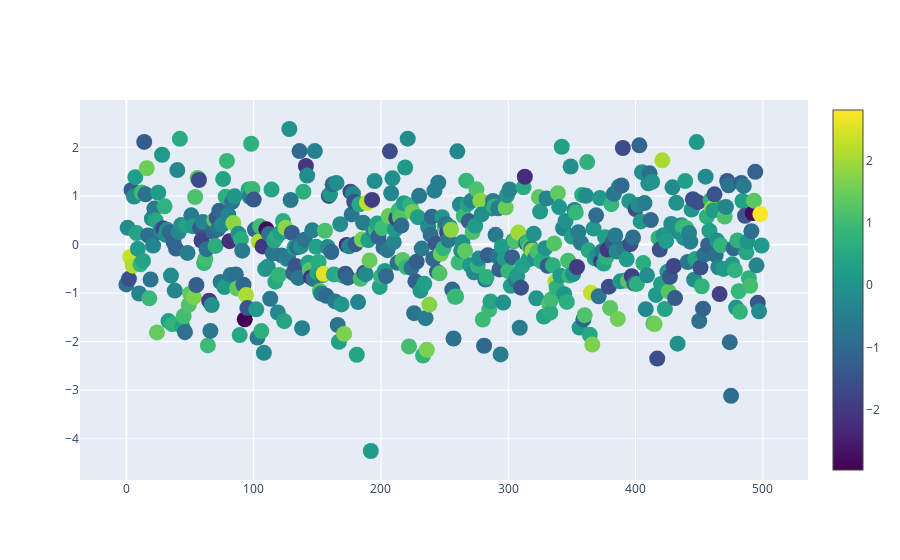

The code cell stored with this chart in its notebook:
### Markdown cell above
### Poner escala de colores

### Code cell
import plotly.graph_objects as go
import numpy as np

fig = go.Figure(data=go.Scatter(
    y = np.random.randn(500),
    mode='markers',
    marker=dict(
        size=16,
        color=np.random.randn(500),
        colorscale='Viridis', 
        showscale=True
    )
))

fig.show()

### Figure 1 — Plotly figure (JSON) as saved in the notebook; plotly's stock layout.template omitted (floating-point values rounded to 4 significant figures; data arrays with more than 128 entries replaced by an {"elided": "..."} marker saying what was removed)
{"data": [{"marker": {"color": {"elided": "500 float values"}, "colorscale": [[0, "#440154"], [0.1111, "#482878"], [0.2222, "#3e4989"], [0.3333, "#31688e"], [0.4444, "#26828e"], [0.5556, "#1f9e89"], [0.6667, "#35b779"], [0.7778, "#6ece58"], [0.8889, "#b5de2b"], [1, "#fde725"]], "showscale": true, "size": 16}, "mode": "markers", "type": "scatter", "y": {"elided": "500 float values"}}], "layout": {}}
